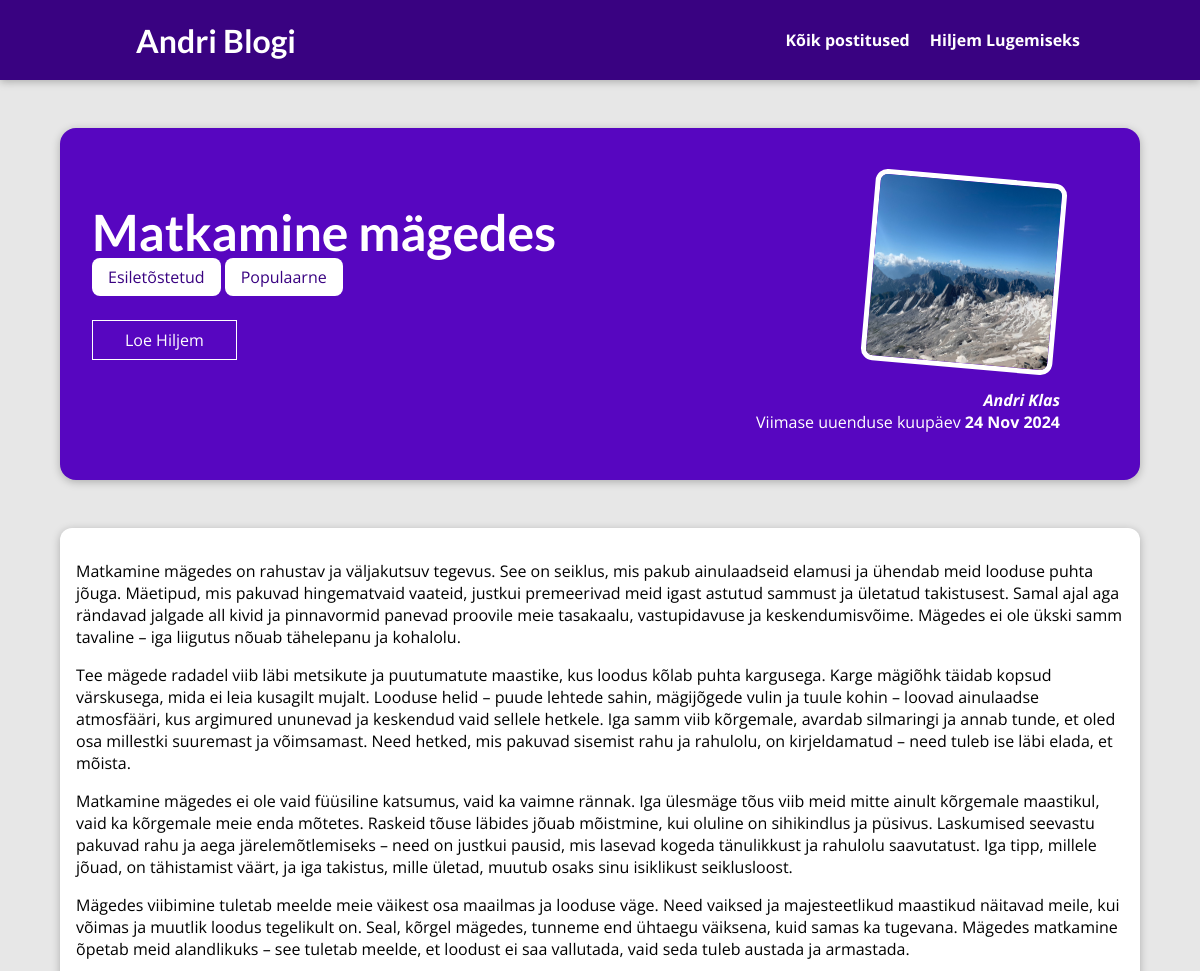
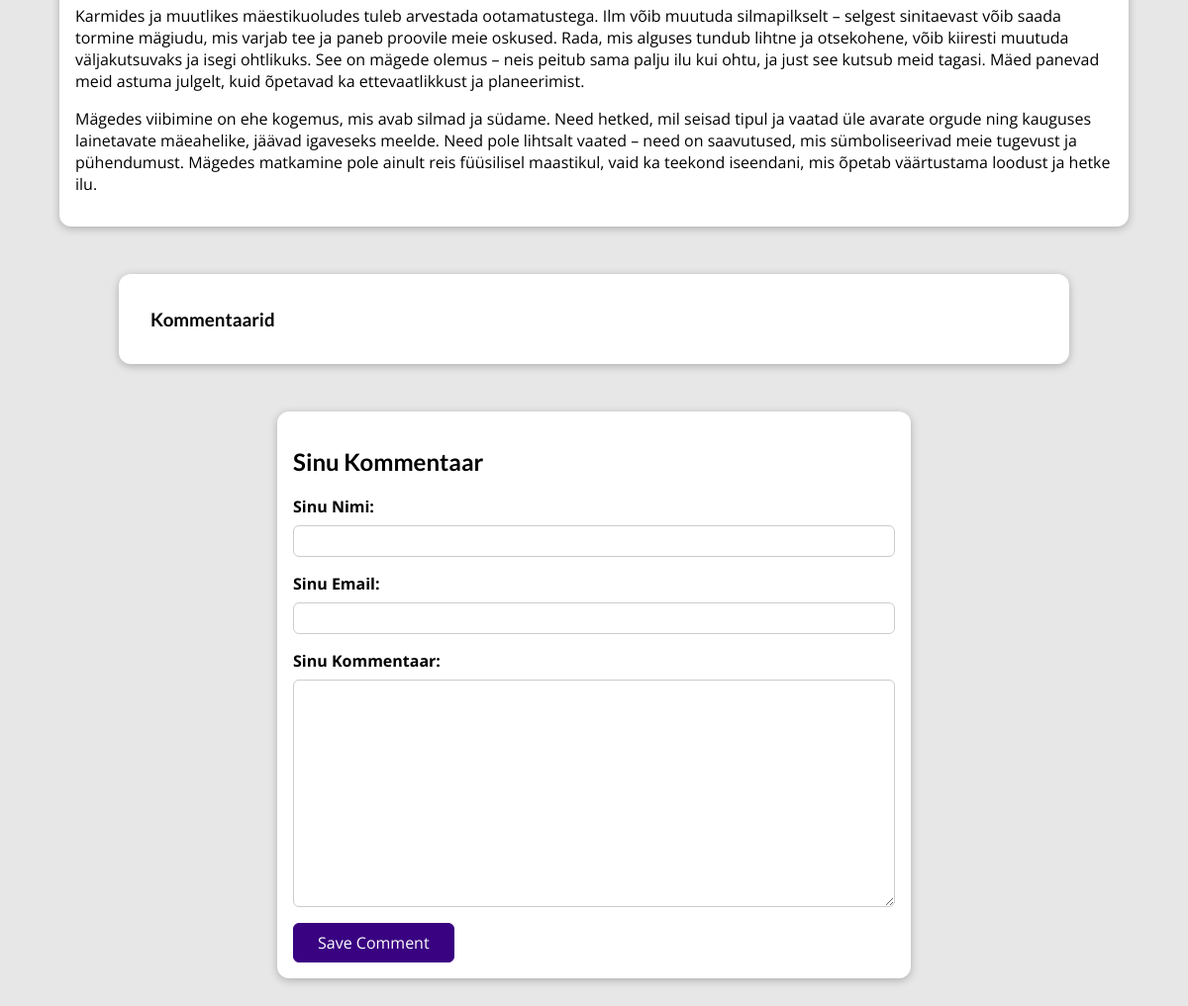
Page /posts/matkamine-magedes on the committed database (2 pictures, top to bottom).
### blog/models.py (models this page shows, shortened)
class Post(models.Model):
    title = models.CharField(max_length=100)
    exerpt = models.CharField(max_length=200)
    image = models.ImageField(upload_to='posts/', null=True)
    Date = models.DateField(auto_now=True)
    slug = models.SlugField(unique=True, db_index=True)
    content = models.TextField(validators=[MinLengthValidator(10)])
    author = models.ForeignKey(Author, on_delete=models.SET_NULL, null=True, related_name='posts')
    tags = models.ManyToManyField(Tag, related_name='posts')

class Tag(models.Model):
    caption = models.CharField(max_length=50)

class Author(models.Model):
    first_name = models.CharField(max_length=100)
    last_name = models.CharField(max_length=100)
    email_address = models.EmailField()
    def full_name(self):
        return f"{self.first_name} {self.last_name}"
    def __str__(self):
        return self.full_name()

### blog/views.py (the view, shortened to what this page needs)
# urls.py: path("posts/<slug:slug>", views.Post_Detail.as_view(), name="post-detail-page"),
class Post_Detail(View):
    def is_stored_post(self, request, post_id):
        stored_posts = request.session.get("stored_posts")
        if stored_posts is not None:
            is_saved_for_later = post_id in stored_posts
        else:
            is_saved_for_later = False
        return is_saved_for_later
    def get(self, request, slug):
        post = Post.objects.get(slug=slug)
        context = {
            "post": post,
            "post_tags": post.tags.all(),
            "comment_form": CommentForm(),
            "comments": post.comments.all().order_by("-id"),
            "saved_for_later": self.is_stored_post(request, post.id),
        }
        return render(request, "blog/post-detail.html", context)

### blog/forms.py
class CommentForm(forms.ModelForm):
    class Meta:
        model = Comment
        exclude = ['post']
        labels = {
            "user_name": "Sinu Nimi",
            "user_email": "Sinu Email",
            "text": "Sinu Kommentaar",
        }

### blog/templates/blog/post-detail.html (shortened to what this page needs)
{%extends "base.html"%}
{%load static%}
{%block css_files%}
<link rel="stylesheet" href="{%static "blog/post-detail.css" %}" />
{%endblock%}
{%block content%}
<section id="summary">
  <h2>{{post.title}}</h2>
  <div>
    {%for tag in post_tags%}
    <span class="tag">{{tag.caption}}</span>
    {%endfor%}
  </div>
<form action="{%url "read-later"%}" method="POST">
  <div id="read-later">
    <button>
      {%if saved_for_later%}
      Eemalda "Hiljem Lugemiseks" Nimekirjast
      {%else%}
      Loe Hiljem
      {%endif%}
    </button>
  </div>
</form>
  <article>
    <img src="{{ post.image.url }}" alt="{{post.title}}" />
    <address><a href="mailto: {{post.author.email_address}}">{{post.author}}</a></address>
    <div>Viimase uuenduse kuupäev <time>{{ post.Date|date:"d M Y"}}</time></div>
  </article>
</section>
<main>
  {{post.content|linebreaks}}
</main>
<section id="comments" class="comments-section">
  <h3>Kommentaarid</h3>
</section>
<section id="comment-form">
  <h2>Sinu Kommentaar</h2>
  <form method="post" action="{% url 'post-detail-page' post.slug %}">
    {% for form_field in comment_form %}
    <div class="form-control{% if form_field.errors %} invalid{% endif %}">
      {{ form_field.label_tag }}
      {{ form_field }}
    </div>
    {% endfor %}
    <button>Save Comment</button>
  </form>
</section>
{% endblock %}

### static/app.css (style rules this page uses)
* { box-sizing: border-box; }
html { font-family: 'Open Sans', 'Lato', sans-serif; }
body { margin: 0; }
h1, h2, h3 { font-family: 'Lato', sans-serif; font-weight: bold; }

### blog/static/blog/post-detail.css (style rules this page uses)
body { background-color: #e7e7e7; }
#summary { margin: 8rem auto 3rem auto; padding: 2rem; width: 90%; max-width: 90rem; border-radius: 16px; background-color: #5706c0; position: relative; box-shadow: 0 2px 8px rgba(0, 0, 0, 0.25); height: 22rem; }
#summary h2 { color: white; font-size: 4.5rem; margin-bottom: 0.25rem; font-size: 50px; }
#summary article { position: absolute; top: 2rem; right: 3rem; padding: 1rem 2rem; border-radius: 12px; text-align: right; color: white; }
#summary article img { width: 12rem; height: 12rem; border-radius: 12px; transform: rotateZ(5deg); border: 5px solid white; margin-bottom: 1rem; }
#summary address { font-weight: bold; }
#summary a { color: white; text-decoration: none; }
#summary time { font-weight: bold; }
#read-later { margin: 2rem 0; }
#read-later button { background-color: transparent; border: 1px solid white; padding: 0.5rem 2rem; font: inherit; color: white; cursor: pointer; }
main { width: 90%; max-width: 90rem; margin: 3rem auto; background-color: white; padding: 1rem; border-radius: 12px; box-shadow: 0 2px 8px rgba(0, 0, 0, 0.25); }
.tag { background-color: white; color: #390281; padding: 0.5rem 1rem; border-radius: 8px; }
#comment-form { margin: 3rem auto; width: 90%; max-width: 40rem; border-radius: 12px; background-color: white; box-shadow: 0 2px 8px rgba(0, 0, 0, 0.25); padding: 1rem; }
#comment-form button { font: inherit; background-color: #390281; color: white; border: 1px solid #390281; padding: 0.5rem 1.5rem; border-radius: 6px; cursor: pointer; }
.form-control { margin-bottom: 1rem; }
.form-control label { font-weight: bold; margin-bottom: 0.5rem; display: block; }
.form-control input, .form-control textarea { display: block; width: 100%; font: inherit; padding: 0.25rem; border-radius: 6px; border: 1px solid #ccc; }
#comments { margin: 3rem auto; width: 90%; max-width: 60rem; border-radius: 12px; background-color: white; box-shadow: 0 2px 8px rgba(0, 0, 0, 0.25); padding: 1rem 2rem; }

### rows in the picture
Post: title "Matkamine mägedes", image (picture), author "Andri Klas", Date "24 Nov 2024", content "Matkamine mägedes on rahustav ja väljakutsuv tegevus. See on seiklus, mis pakub ainulaadseid elamusi ja ühendab meid looduse puhta jõuga. Mäetipud, mis pakuvad hingematvaid vaateid, justkui premeerivad meid igast astutud sammust ja ületatud takistusest. Samal ajal aga rändavad jalgade all kivid ja pinnavormid panevad proovile meie tasakaalu, vastupidavuse ja keskendumisvõime. Mägedes ei ole ükski samm tavaline – iga liigutus nõuab tähelepanu ja kohalolu. Tee mägede radadel viib läbi metsikute ja puutumatute maastike, kus loodus kõlab puhta kargusega. Karge mägiõhk täidab kopsud värskusega, mida ei leia kusagilt mujalt. Looduse helid – puude lehtede sahin, mägijõgede vulin ja tuule kohin –…"
Tag: caption "Esiletõstetud"
Tag: caption "Populaarne"
